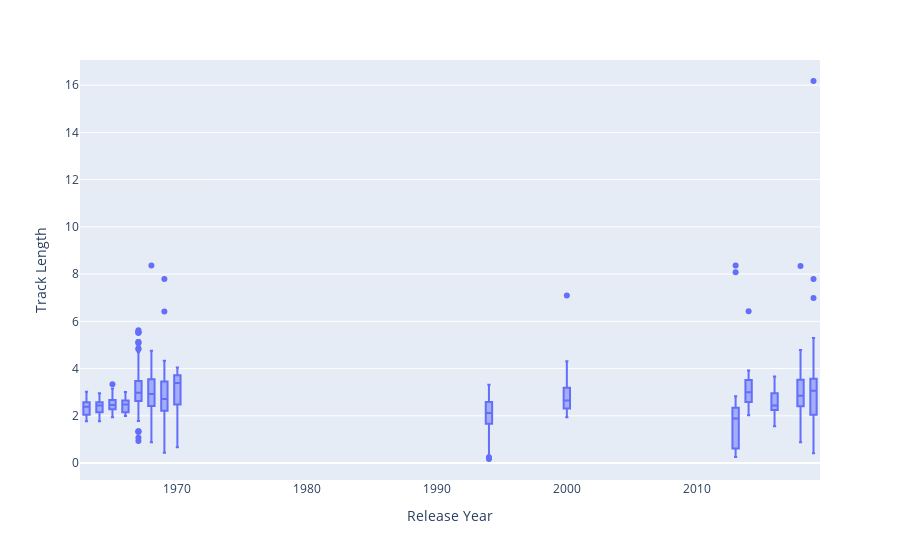

Here is the notebook cell this chart was saved with:
### Code cell
import plotly.express as px
fig = px.box(df, x='Release Year', y='Track Length')
fig.show()

### Figure 1 — Plotly figure (JSON) as saved in the notebook; plotly's stock layout.template omitted (floating-point values rounded to 4 significant figures; data arrays with more than 128 entries replaced by an {"elided": "..."} marker saying what was removed)
{"data": [{"alignmentgroup": "True", "hoverlabel": {"namelength": 0}, "hovertemplate": "Release Year=%{x}<br>Track Length=%{y}", "legendgroup": "", "marker": {"color": "#636efa"}, "name": "", "notched": false, "offsetgroup": "", "orientation": "v", "showlegend": false, "type": "box", "x": {"elided": "534 str values"}, "x0": " ", "xaxis": "x", "y": {"elided": "534 float values"}, "y0": " ", "yaxis": "y"}], "layout": {"boxmode": "group", "legend": {"tracegroupgap": 0}, "margin": {"t": 60}, "xaxis": {"anchor": "y", "domain": [0, 1], "title": {"text": "Release Year"}}, "yaxis": {"anchor": "x", "domain": [0, 1], "title": {"text": "Track Length"}}}}
